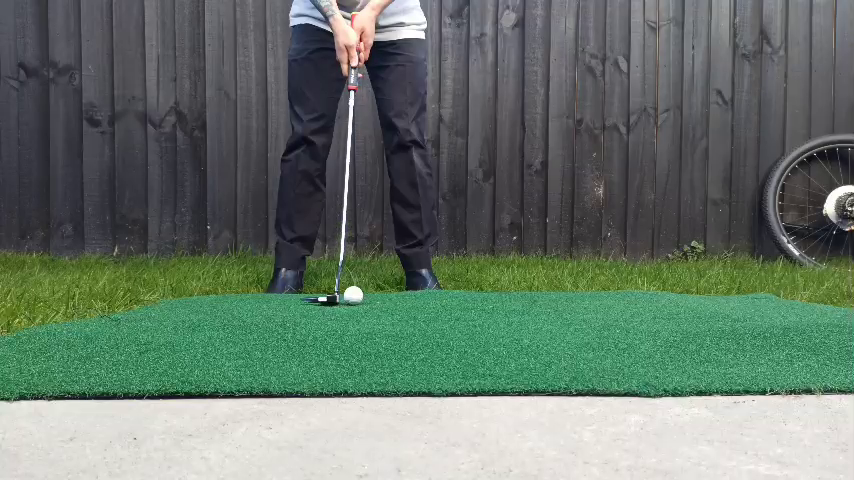
#> input picture frame 5 of Code for CV project/videos/peter_putting_fifth_closeup_4k.mp4, 854 x 480 px
$ python thresholding_function.py
#> lines starting #> are read from the running program, lines starting #| are printed output that depends on the picture; after the words box and inside, x2 and y2 are one past the last pixel; in counts of white or black regions, pixels touching at a corner belong together
from __future__ import print_function
import cv2 as cv
import argparse
import numpy as np

max_value = 255
max_value_H = 360//2
low_H = 0
low_S = 0
low_V = 0
high_H = max_value_H
high_S = max_value
high_V = max_value
window_capture_name = 'Video Capture'
window_detection_name = 'Object Detection'
low_H_name = 'Low H'
low_S_name = 'Low S'
low_V_name = 'Low V'
high_H_name = 'High H'
high_S_name = 'High S'
high_V_name = 'High V'
def on_low_H_thresh_trackbar(val):
 global low_H
 global high_H
 low_H = val
 low_H = min(high_H-1, low_H)
 cv.setTrackbarPos(low_H_name, window_detection_name, low_H)
def on_high_H_thresh_trackbar(val):
 global low_H
 global high_H
 high_H = val
 high_H = max(high_H, low_H+1)
 cv.setTrackbarPos(high_H_name, window_detection_name, high_H)
def on_low_S_thresh_trackbar(val):
 global low_S
 global high_S
 low_S = val
 low_S = min(high_S-1, low_S)
 cv.setTrackbarPos(low_S_name, window_detection_name, low_S)
def on_high_S_thresh_trackbar(val):
 global low_S
 global high_S
 high_S = val
 high_S = max(high_S, low_S+1)
 cv.setTrackbarPos(high_S_name, window_detection_name, high_S)
def on_low_V_thresh_trackbar(val):
 global low_V
 global high_V
 low_V = val
 low_V = min(high_V-1, low_V)
 cv.setTrackbarPos(low_V_name, window_detection_name, low_V)
def on_high_V_thresh_trackbar(val):
 global low_V
 global high_V
 high_V = val
 high_V = max(high_V, low_V+1)
 cv.setTrackbarPos(high_V_name, window_detection_name, high_V)
parser = argparse.ArgumentParser(description='Code for Thresholding Operations using inRange tutorial.')
parser.add_argument('--camera', help='Camera divide number.', default=0, type=int)
args = parser.parse_args()
cap = cv.VideoCapture(args.camera)
cv.namedWindow(window_capture_name)
cv.namedWindow(window_detection_name)
cv.createTrackbar(low_H_name, window_detection_name , low_H, max_value_H, on_low_H_thresh_trackbar)
cv.createTrackbar(high_H_name, window_detection_name , high_H, max_value_H, on_high_H_thresh_trackbar)
cv.createTrackbar(low_S_name, window_detection_name , low_S, max_value, on_low_S_thresh_trackbar)
cv.createTrackbar(high_S_name, window_detection_name , high_S, max_value, on_high_S_thresh_trackbar)
cv.createTrackbar(low_V_name, window_detection_name , low_V, max_value, on_low_V_thresh_trackbar)
cv.createTrackbar(high_V_name, window_detection_name , high_V, max_value, on_high_V_thresh_trackbar)

while True:
    cap = cv.VideoCapture('videos/peter_putting_fifth_closeup_4k.mp4')
    ret, frame = cap.read()  # Read a frame from the video file.
#> frame is the input picture: shape (480, 854, 3); mean B, G, R 107.5, 119.1, 103.1
    # frame = cv.imread('putting_face_on.png')
    if frame is None:
        break

    frame_HSV = cv.cvtColor(frame, cv.COLOR_BGR2HSV)
#> frame_HSV: shape (480, 854, 3); mean H, S, V 83.9, 54.2, 123.1

    # [7 lines of commented-out code are left out]
    lower_grass = np.array([25, 45, 0], dtype="uint8")
    upper_grass = np.array([90, 255, 255], dtype="uint8")      # peter_putting_fifth_closeup
    # Mask the frame using bitwise_and() operation with green grass so we only focus on the area with grass
    green_mask = cv.inRange(frame_HSV, lower_grass, upper_grass)
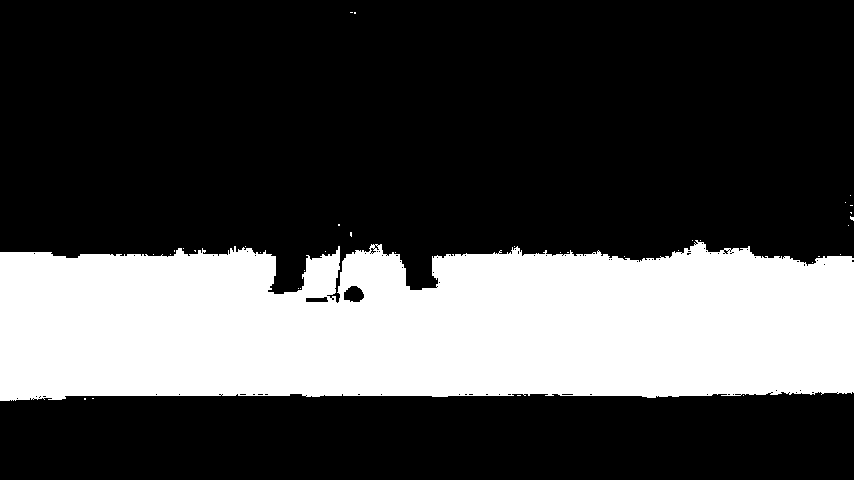
#> green_mask: shape (480, 854); 28.9% white; 37 white regions (36 under 20 px), largest, box (x1, y1, x2, y2) and area: (0, 240, 854, 401) 118429
    # Perfrom closing morphology (dilate then erosion) to fill gaps and holes in image
    kernel = np.ones((3,3), np.uint8)
    closing_mask = cv.morphologyEx(green_mask, cv.MORPH_CLOSE, kernel, iterations=5)
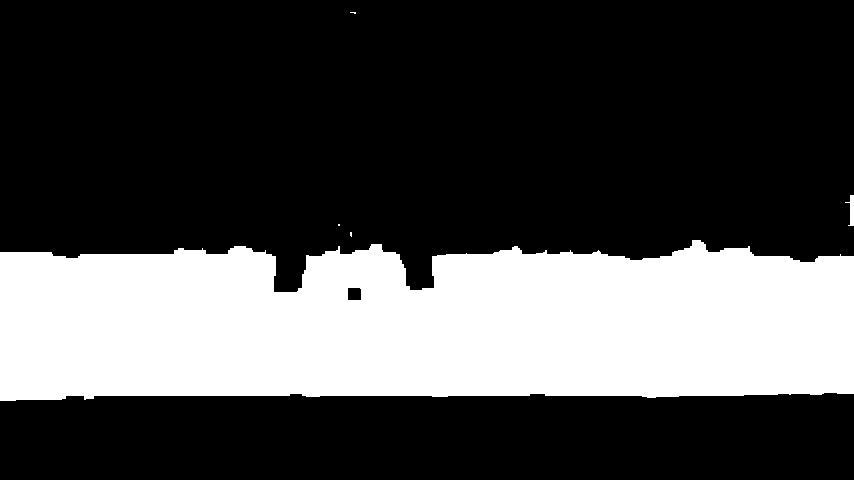
#> closing_mask: shape (480, 854); 29.3% white; 5 white regions (3 under 20 px), largest, box (x1, y1, x2, y2) and area: (0, 240, 854, 401) 119911, (845, 195, 854, 226) 131
    # do some erosion after this to get rid of random white spots
    # erosion_mask = cv2.erode(closing_mask, kernel, iterations=2)
    opening_mask = cv.morphologyEx(closing_mask, cv.MORPH_OPEN, kernel, iterations=2)
#> opening_mask: shape (480, 854); 29.3% white; 2 white regions
    # Find contours in the binary image
    contours, _ = cv.findContours(opening_mask, cv.RETR_EXTERNAL, cv.CHAIN_APPROX_SIMPLE)
#> contours = 2 contours; box (x1, y1, x2, y2) and area: (0, 240, 854, 401) 118907, (850, 195, 854, 226) 90
    contour = max(contours, key=len)
#> contour = contour of 285 points, box (x1, y1, x2, y2) (0, 240, 854, 401), area 118907
    # Approximate the contour with a polygon
    epsilon = 0.03 * cv.arcLength(contour, True) # adjust the epsilon value as needed
#> epsilon = 67.97
    approx = cv.approxPolyDP(contour, epsilon, True)
#> approx = [[853, 256], [0, 252], [0, 400], [853, 393]]
    # Draw the polygon (optional)
    cv.drawContours(frame, [approx], 0, (0, 255, 0), 2)  # Green color, thickness=2
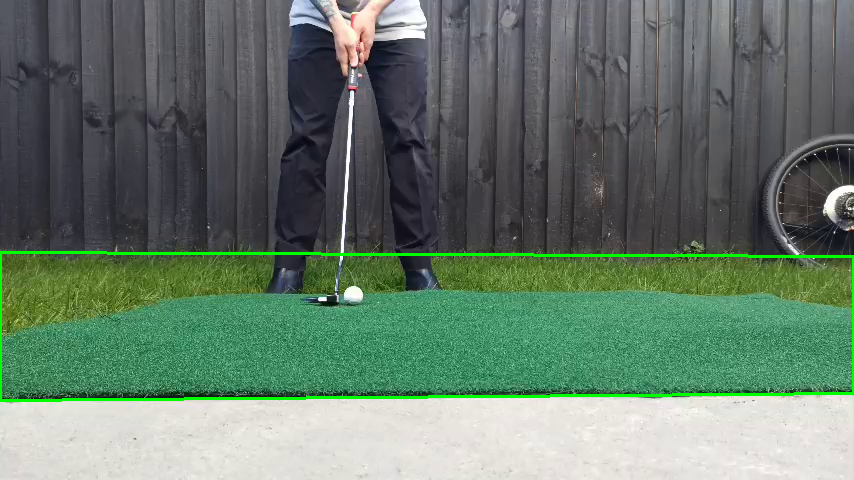
#> frame: shape (480, 854, 3); 1.39% of pixels changed, all inside (x1, y1, x2, y2) = (0, 251, 854, 402)
    # Get corner points
    corners = np.squeeze(approx)
#> corners = [[853, 256], [0, 252], [0, 400], [853, 393]]
    # Draw circles at corner points (optional)
    for corner in corners:
        cv.circle(frame, tuple(corner), 5, (0, 0, 255), -1)  # Red color, filled circle
#> this loop made 4 passes
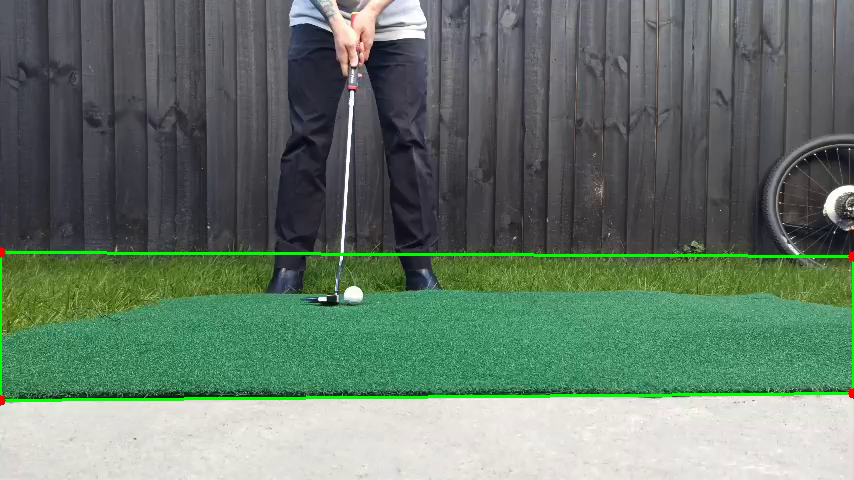
#> frame: shape (480, 854, 3); 0.04% of pixels changed, all inside (x1, y1, x2, y2) = (0, 247, 854, 406)
    # Create a black mask with the same dimensions as the image
    black_mask = np.zeros(frame_HSV.shape[:2], dtype="uint8")   # this black_mask works
    # Draw the polygon on the mask
    cv.fillPoly(black_mask, [approx], 255)
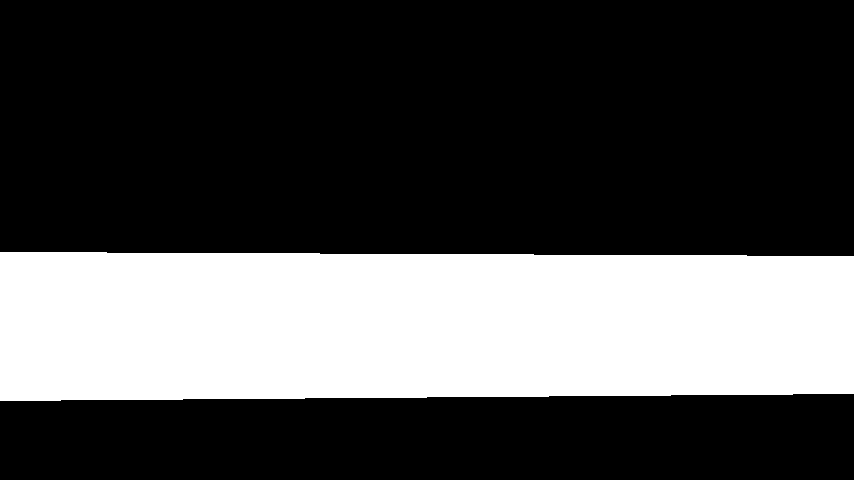
#> black_mask: shape (480, 854); 29.9% white; 1 white region, box (x1, y1, x2, y2) and area: (0, 252, 854, 401) 122549
    # Apply the mask to the original image
    masked_image = cv.bitwise_and(frame_HSV, frame_HSV, mask=black_mask)
#> masked_image: shape (480, 854, 3); mean H, S, V 19.4, 39.7, 39.2


    # thresholding for the green grass
    # frame_threshold = cv.inRange(frame_HSV, (low_H, low_S, low_V), (high_H, high_S, high_V))
    # thresholding for white ball after green_mask
    frame_threshold = cv.inRange(masked_image, (low_H, low_S, low_V), (high_H, high_S, high_V))
#> frame_threshold: shape (480, 854); every value is 255

    cv.imshow(window_capture_name, frame_HSV)
    cv.imshow(window_detection_name, frame_threshold)

    key = cv.waitKey(30)
#> (key q is pressed here)
    if key == ord('q') or key == 27:
        break

$ run again, starting later in the video
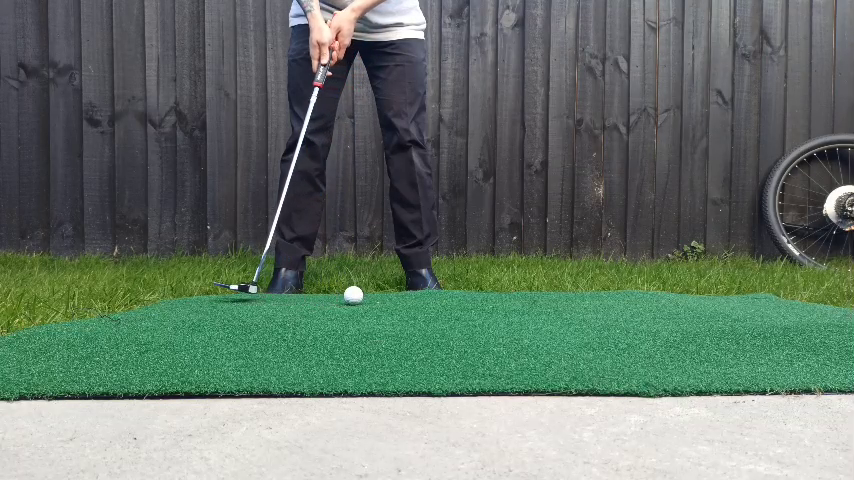
#> input picture frame 26 of Code for CV project/videos/peter_putting_fifth_closeup_4k.mp4, 854 x 480 px
#> frame is the input picture: shape (480, 854, 3); mean B, G, R 107.7, 119.3, 103.3
#> frame_HSV: shape (480, 854, 3); mean H, S, V 83.5, 54, 123.2
#> green_mask: shape (480, 854); 28.8% white; 49 white regions (48 under 20 px), largest, box (x1, y1, x2, y2) and area: (0, 242, 854, 401) 117984
#> closing_mask: shape (480, 854); 29.3% white; 2 white regions (1 under 20 px), largest, box (x1, y1, x2, y2) and area: (0, 240, 854, 401) 119956
#> opening_mask: shape (480, 854); 29.2% white; 1 white region
#> contours = 1 contour; box (x1, y1, x2, y2) and area: (0, 242, 854, 401) 118896
#> contour = contour of 282 points, box (x1, y1, x2, y2) (0, 242, 854, 401), area 118896
#> epsilon = 68.27
#> approx = [[853, 254], [0, 252], [0, 400], [853, 392]]
#> the loop `for corner in corners:` made 4 passes
#> after the loop `for corner in corners:`:
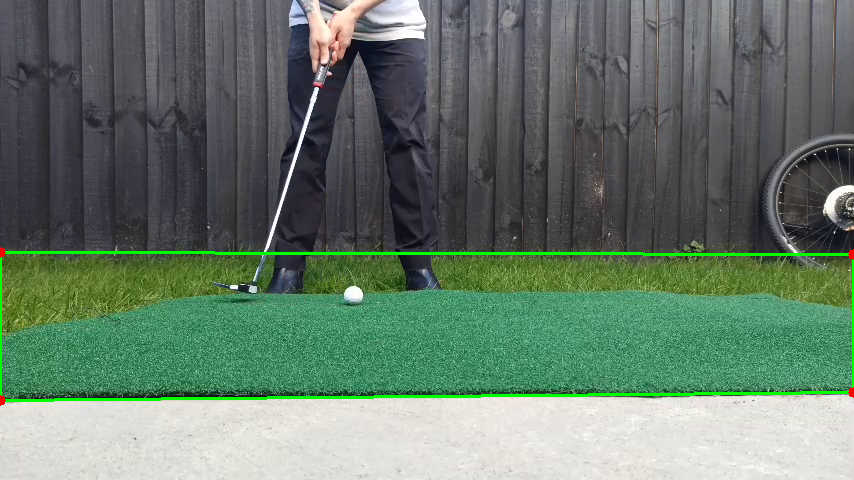
#> frame: shape (480, 854, 3); mean B, G, R 106.6, 121.5, 102.3
#> `cv.fillPoly(black_mask, [approx], 255)`:
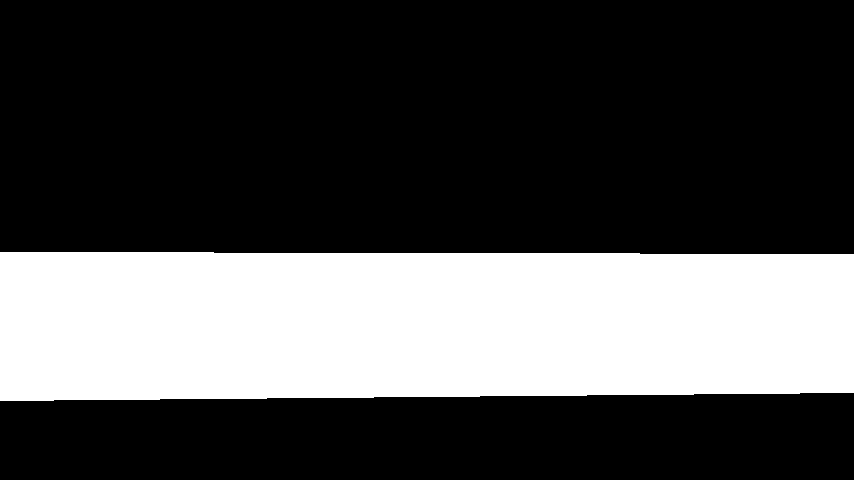
#> black_mask: shape (480, 854); 30% white; 1 white region, box (x1, y1, x2, y2) and area: (0, 252, 854, 401) 122976
#> masked_image: shape (480, 854, 3); mean H, S, V 19.6, 39.8, 39.2
#> frame_threshold: shape (480, 854); every value is 255

$ run again, starting later in the video
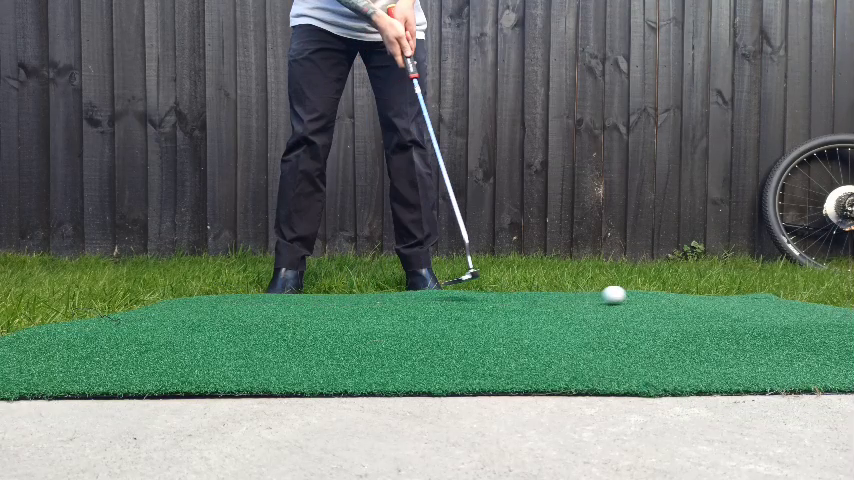
#> input picture frame 46 of Code for CV project/videos/peter_putting_fifth_closeup_4k.mp4, 854 x 480 px
#> frame is the input picture: shape (480, 854, 3); mean B, G, R 107.1, 118.8, 102.8
#> frame_HSV: shape (480, 854, 3); mean H, S, V 84.6, 54.2, 122.6
#> green_mask: shape (480, 854); 28.8% white; 48 white regions (47 under 20 px), largest, box (x1, y1, x2, y2) and area: (0, 240, 854, 401) 117938
#> closing_mask: shape (480, 854); 29.2% white; 7 white regions (6 under 20 px), largest, box (x1, y1, x2, y2) and area: (0, 240, 854, 401) 119616
#> opening_mask: shape (480, 854); 29.2% white; 1 white region
#> contours = 1 contour; box (x1, y1, x2, y2) and area: (0, 242, 854, 401) 118618
#> contour = contour of 346 points, box (x1, y1, x2, y2) (0, 242, 854, 401), area 118618
#> epsilon = 68.85
#> approx = [[853, 254], [0, 252], [0, 400], [853, 392]]
#> the loop `for corner in corners:` made 4 passes
#> after the loop `for corner in corners:`:
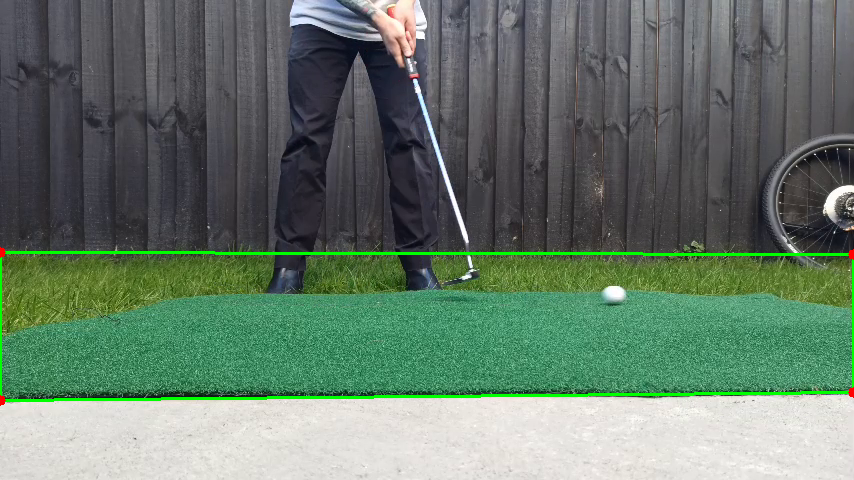
#> frame: shape (480, 854, 3); mean B, G, R 106, 121, 101.8
#> `cv.fillPoly(black_mask, [approx], 255)`:
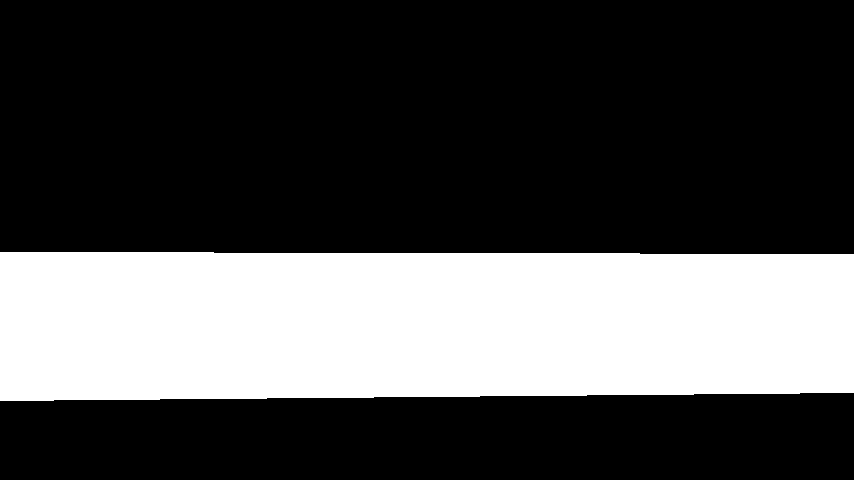
#> black_mask: shape (480, 854); 30% white; 1 white region, box (x1, y1, x2, y2) and area: (0, 252, 854, 401) 122976
#> masked_image: shape (480, 854, 3); mean H, S, V 19.6, 39.9, 39.2
#> frame_threshold: shape (480, 854); every value is 255
